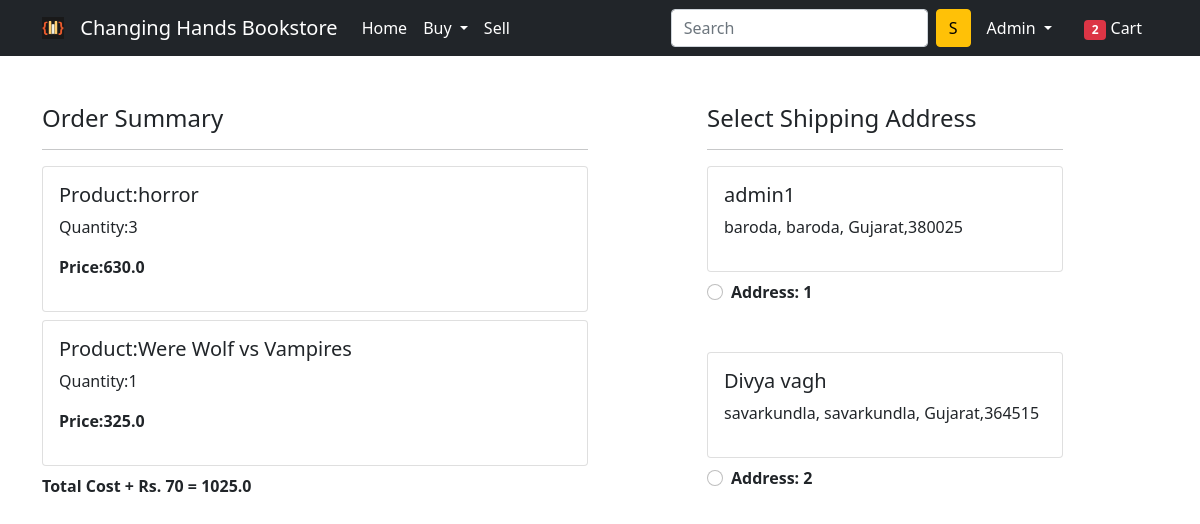
Screenshot of /checkout/ (signed in) with the database file from the repository.
### app/models.py (models this page shows, shortened)
class Cart(models.Model):
    user = models.ForeignKey(User, on_delete=models.CASCADE)
    product = models.ForeignKey(Product, on_delete=models.CASCADE)
    quantity = models.PositiveIntegerField(default=1)
    @property
    def total_cost(self):
        return self.quantity * self.product.discounted_price

class Product(models.Model):
    title = models.CharField(max_length=100)
    selling_price = models.FloatField()
    discounted_price = models.FloatField()
    description = models.TextField(blank=True)
    author = models.CharField(max_length=100)
    category = models.CharField(choices=CATEGORY_CHOICES, max_length=12)
    type = models.CharField(choices=TYPE_CHOICES, max_length=2, default='Classic')
    product_image = models.ImageField(null= True, upload_to='productimg/')

class Customer(models.Model):
    user = models.ForeignKey(User, on_delete=models.CASCADE)
    name = models.CharField(max_length=200)
    locality = models.CharField(max_length=200, blank=True)
    city = models.CharField(max_length=50)
    zipcode = models.IntegerField()
    state = models.CharField(choices=STATE_CHOICES, max_length=50)

### app/views.py (the view)
# urls.py: path('checkout/', views.checkout, name='checkout'),
@login_required
def checkout(request):
    totalitem = 0
    user = request.user
    add = Customer.objects.filter(user=user)
    cart_items = Cart.objects.filter(user=user)
    amount = 0.0
    shipping_amount= 70.0
    totalamount = 0.0
    cart_product = [p for p in Cart.objects.all() if p.user == request.user]
    if cart_product:
        for p in cart_product:
            tempamount = (p.quantity * p.product.discounted_price)
            amount += tempamount
        totalamount = amount+shipping_amount
    if request.user.is_authenticated:
            totalitem = len(Cart.objects.filter(user=request.user))
    return render(request, 'app/checkout.html', {'add':add, 'totalamount':totalamount, 'cart_items':cart_items, 'totalitem': totalitem})

### app/templates/app/checkout.html (shortened to what this page needs)
{% extends 'app/base.html' %}
{% load static %}
{% block main-content %}
<div class="container">
 <div class="row mt-5">
  <div class="col-sm-6">
    <h4>Order Summary</h4>
    <hr>
    {% for item in cart_items %}
      <div class="card mb-2">
        <div class="card-body">
          <h5>Product:{{item.product.title}} </h5>
          <p>Quantity:{{item.quantity}} </p>
          <p class="fw-bold">Price:{{item.total_cost}} </p>
        </div>
      </div>
      {% endfor %}
      <p class="fw-bold">Total Cost + Rs. 70 = {{totalamount}}</p>
  </div>
  <div class="col-sm-4 offset-sm-1">
    <h4>Select Shipping Address</h4>
    <hr>
    <form action="/paymentdone" id="myform">
      {% for ad in add %}
      <div class="card">
        <div class="card-body">
        <h5>{{ad.name}}</h5>
        <p> {{ad.locality}}, {{ad.city}}, {{ad.state}},{{ad.zipcode}} </p>
        </div>
      </div>
        <div class="form-check mt-2 mb-5">
          <input class="form-check-input" type="radio" name="custid" id="custadd{{forloop.counter}}" value="{{ad.id}}">
          <label class="form-check-label fw-bold" for="custadd{{forloop.counter}}">
            Address: {{forloop.counter}} </label>
        </div>
        {%endfor%}
      </form>
    </div>
  </div>
</div>
{% endblock main-content %}

### app/templates/app/base.html (shortened to what this page needs)
<!doctype html>
{% load static %}
<html lang="en">
  <head>
    <link href="https://cdn.jsdelivr.net/npm/bootstrap@5.0.0-beta1/dist/css/bootstrap.min.css" rel="stylesheet">
    <link rel="stylesheet" href="{% static 'app/css/owl.carousel.min.css' %}">
    <link rel="stylesheet" href="{% static 'app/css/all.min.css' %}">
    <link rel="stylesheet" href="{% static 'app/css/style.css' %}">
  </head>
  <body>
    <nav class="navbar navbar-expand-lg navbar-dark bg-dark">
      <div class="container">
        <img class="navbar-brand" src="{% static 'app/images/logo/logo/1.png' %}" width="2%">
        <a class="navbar-brand" href="/">Changing Hands Bookstore</a>
       <div class="collapse navbar-collapse" id="navbarSupportedContent">
         <ul class="navbar-nav me-auto mb-2 mb-lg-0">
           <li class="nav-item">
             <a class="nav-link active" aria-current="page" href="/">Home</a>
           </li>
           <li class="nav-item dropdown">
             <a class="nav-link dropdown-toggle text-white" href="#" id="electronicsDropdown" role="button" data-bs-toggle="dropdown" aria-expanded="false">
               Buy
             </a>
           </li>
           <li class="nav-item">
            <a class="nav-link active" aria-current="page" href="{% url 'sell'%}">Sell</a>
          </li>
         </ul>
         <form class="d-flex" action="/search">
           <input name="q" class="form-control me-2" type="search" placeholder="Search" aria-label="Search">
           <button class="btn btn-warning" type="submit">S</button>
         </form>
         <div>
          <ul class="navbar-nav me-auto mb-2 mb-lg-0">
            {% if request.user.is_authenticated %}
           <li class="nav-item dropdown mx-2">
              <a class="nav-link dropdown-toggle text-white" href="#" id="profileDropdown" role="button" data-bs-toggle="dropdown" aria-expanded="false">
                {{request.user.username|capfirst}}
               </a>
            </li>
            <li class="nav-item mx-2">
             <a href="{% url 'showcart' %}" class="nav-link text-white"><span class="badge bg-danger">{{totalitem}}</span> Cart </a>
            </li>
            {% endif %}
          </ul>
         </div>
       </div>
     </div>
    </nav>
    {% block main-content %} {% endblock main-content %}
  </body>
</html>

### rows the page displays
Cart: product "horror", quantity "3", total_cost "630.0"
Cart: product "Were Wolf vs Vampires", quantity "1", total_cost "325.0"
Customer: name "admin1", locality "baroda", city "baroda", state "Gujarat", zipcode "380025"
Customer: name "Divya vagh", locality "savarkundla", city "savarkundla", state "Gujarat", zipcode "364515"

### other values shown
{{ request.user.username|capfirst }} "Admin"
{{ totalitem }} "2"
{{ totalamount }} "1025.0"
